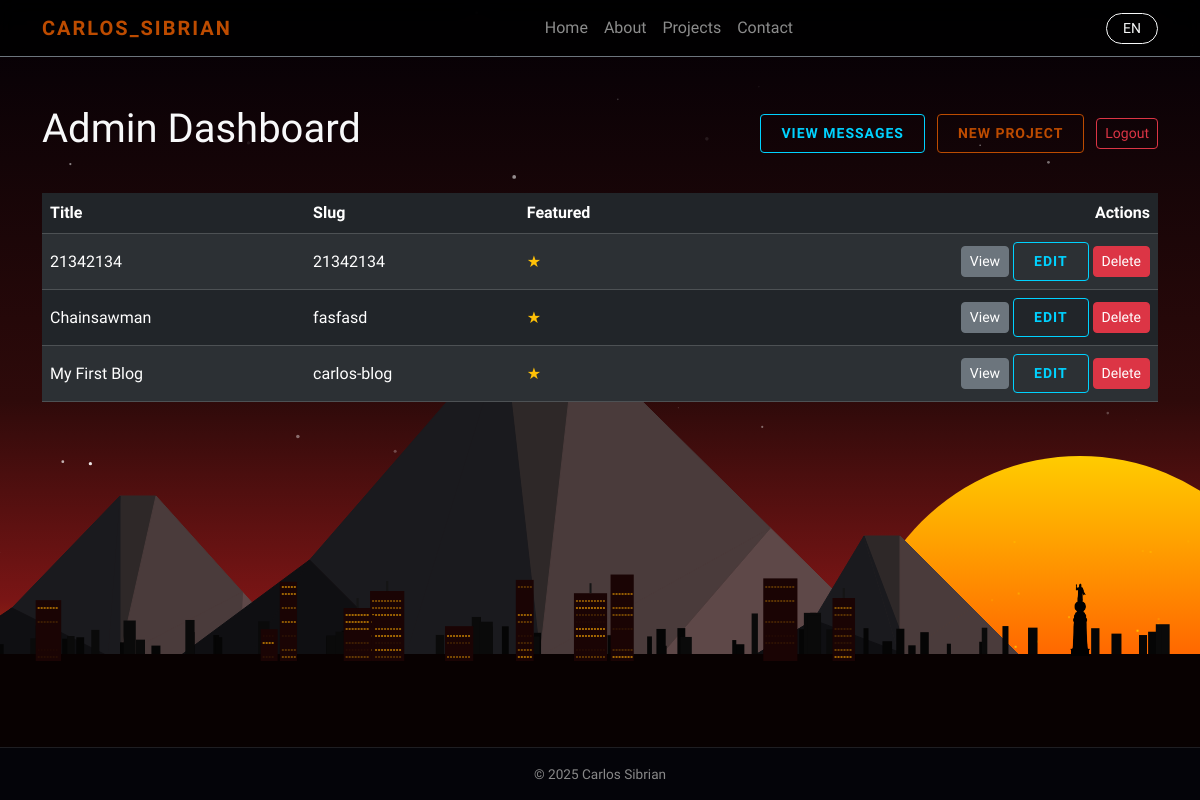
Page /admin (signed in) on the earlier database version.
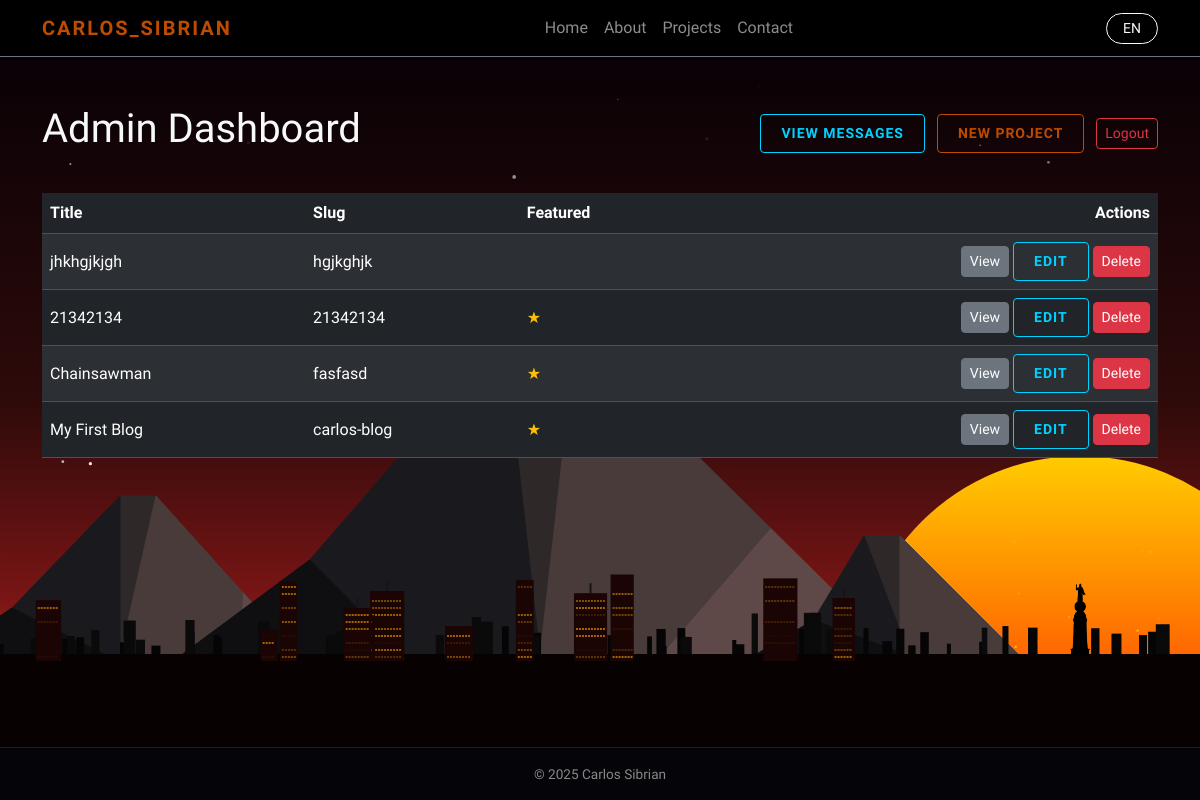
Same page on the later database version.
### models.py (models this page shows)
class TimestampMixin:
    created_at: Mapped[datetime] = mapped_column(
        DateTime(timezone=True),  # tells SQLAlchemy that this column stores tz-aware datetimes
        default=lambda: datetime.now(timezone.utc)
    )
    updated_at: Mapped[datetime] = mapped_column(
        DateTime(timezone=True),
        default=lambda: datetime.now(timezone.utc),
        onupdate=lambda: datetime.now(timezone.utc)
    )

class Project(db.Model, TimestampMixin):
    __tablename__ = "projects"
    id: Mapped[int] = mapped_column(Integer, primary_key=True)
    title: Mapped[str] = mapped_column(String(120), unique=True, nullable=False)
    slug: Mapped[str] = mapped_column(String(140), unique=True, nullable=False)
    summary: Mapped[str] = mapped_column(String(280), default="")
    description: Mapped[str] = mapped_column(Text, default="")
    tech_stack: Mapped[str] = mapped_column(String(240), default="")
    repo_url: Mapped[str] = mapped_column(String(240), default="")
    live_url: Mapped[str] = mapped_column(String(240), default="")
    cover_image: Mapped[str] = mapped_column(String(240), default="")
    is_featured: Mapped[bool] = mapped_column(Boolean, default=False)

### routes_admin.py (the view)
    @app.get("/admin")
    @admin_only
    def admin_dashboard():
        projects = Project.query.order_by(Project.created_at.desc()).all()
        return render_template("admin/dashboard.html", projects=projects)

### routes_admin.py (called while the page is built)
def admin_only(f):
    @wraps(f)
    def wrapper(*args, **kwargs):
        if not current_user.is_authenticated or not getattr(current_user, "is_admin", False):
            return abort(403)
        return f(*args, **kwargs)
    return wrapper

### templates/admin/dashboard.html (shortened to what this page needs)
{% extends "layout/base.html" %}
{% block content %}
<div class="container py-5">
<div class="d-flex flex-wrap justify-content-between align-items-center mb-4">
    <h1 class="text-light mb-3">Admin Dashboard</h1>
    <div>
      <a href="{{ url_for('admin_messages') }}" class="btn btn-sm btn-cyber me-2 mb-2">View Messages</a>
      <a href="{{ url_for('admin_project_new') }}" class="btn btn-sm btn-cta mb-2">New Project</a>
      <a href="{{ url_for('admin_logout') }}" class="btn btn-sm btn-outline-danger mb-2 ms-2">Logout</a>
    </div>
  </div>
  <div class="table-responsive">
    <table class="table table-dark table-striped table-hover align-middle">
      <thead>
        <tr>
          <th scope="col">Title</th>
          <th scope="col">Slug</th>
          <th scope="col">Featured</th>
          <th scope="col" class="text-end">Actions</th>
        </tr>
      </thead>
      <tbody>
        {% for project in projects %}
        <tr>
          <td>{{ project.title }}</td>
          <td>{{ project.slug }}</td>
          <td>
            {% if project.is_featured %}
              <span class="text-warning">&#9733;</span>
            {% endif %}
          </td>
          <td class="text-end">
            <a href="{{ url_for('project_detail', slug=project.slug) }}" class="btn btn-sm btn-secondary" target="_blank">View</a>
            <a href="{{ url_for('admin_project_edit', pid=project.id) }}" class="btn btn-sm btn-cyber">Edit</a>
            <form action="{{ url_for('admin_project_delete', pid=project.id) }}" method="POST" class="d-inline" onsubmit="return confirm('Delete project &quot;{{ project.title }}&quot;?');">
              <button type="submit" class="btn btn-sm btn-danger">Delete</button>
            </form>
          </td>
        </tr>
        {% endfor %}
      </tbody>
    </table>
  </div>
</div>
{% endblock %}

### templates/layout/base.html (shortened to what this page needs)
<!doctype html>
<html lang="{{ current_lang() }}">
<head>
  <link href="https://cdn.jsdelivr.net/npm/bootstrap@5.3.3/dist/css/bootstrap.min.css" rel="stylesheet">
  <link rel="stylesheet" href="{{ url_for('static', filename='css/main.css') }}">
</head>
<body>
  <div id="canvas-container" style="position: fixed; top: 0; left: 0; width: 100%; height: 100%; z-index: -1; background-color: #050505;">
  </div>
  {% block navbar %}
  <nav class="navbar navbar-expand-lg navbar-dark bg-transparent border-bottom border-secondary" style="background: rgba(0,0,0,0.8) !important; backdrop-filter: blur(10px);">
    <div class="container">
      <a class="navbar-brand fw-bold" href="{{ url_for('index') }}" style="color: #bd4b00; letter-spacing: 2px;">
        CARLOS_SIBRIAN
      </a>
      <div id="nav" class="collapse navbar-collapse justify-content-center">
        <ul class="navbar-nav text-center">
          <li class="nav-item"><a class="nav-link" href="{{ url_for('index') }}">{{ t('home') }}</a></li>
          <li class="nav-item"><a class="nav-link" href="{{ url_for('about') }}">{{ t('about') }}</a></li>
          <li class="nav-item"><a class="nav-link" href="{{ url_for('projects_list') }}">{{ t('projects') }}</a></li>
          <li class="nav-item"><a class="nav-link" href="{{ url_for('contact') }}">{{ t('contact') }}</a></li>
        </ul>
      </div>
      <a class="btn btn-sm btn-outline-light ms-lg-3 rounded-pill px-3" href="{{ url_for('switch_lang', code='en' if current_lang()=='es' else 'es') }}">
        {{ current_lang()|upper }}
      </a>
    </div>
  </nav>
  {% endblock %}
  <main style="padding-bottom: 80px;">
    {% block content %}{% endblock %}
  </main>
  {% block footer %}
  <footer class="text-center py-3 position-fixed bottom-0 start-0 w-100"
          style="z-index: 100; color: #888; font-size: 0.85rem;
                 background: rgba(5, 5, 10, 0.95);
                 backdrop-filter: blur(8px);
                 border-top: 1px solid rgba(255, 255, 255, 0.1);">
    <span>
       © 2025 Carlos Sibrian
    </span>
  </footer>
  {% endblock %}
</body>
</html>

### static/css/main.css (style rules this page uses)
:root { --bg-dark: #050505; --accent: #bd4b00; --accent-hover: #ff5500; --text-main: #ffffff; }
body, html { margin: 0; padding: 0; width: 100%; height: 100%; font-family: 'Segoe UI', sans-serif; background-color: transparent; color: var(--text-main); overflow-x: hidden; }
#canvas-container { position: fixed; top: 0; left: 0; width: 100%; height: 100%; z-index: -1; background-color: #050505; }
.btn-cta { background-color: transparent; border: 1px solid var(--accent); color: var(--accent); text-transform: uppercase; font-weight: 600; letter-spacing: 1px; padding: 8px 20px; transition: all 0.3s ease; text-decoration: none; display: inline-block; }
.btn-cyber { background-color: transparent; border: 1px solid #00d2ff; color: #00d2ff; text-transform: uppercase; font-weight: 600; letter-spacing: 1px; padding: 8px 20px; transition: all 0.3s ease; text-decoration: none; display: inline-block; }

Differences in the rows shown:
added Project: title "jhkhgjkjgh", slug "hgjkghjk"
